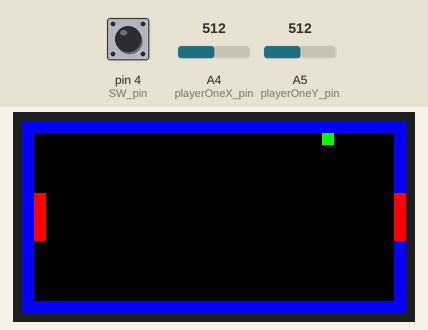
This sketch was run on a simulated Arduino Mega 2560, built with avr-gcc and run on an emulated ATmega2560. Parts: 64×32 colour display. Inputs (shaded band) come from the test bench; at power-on: A5 (playerOneY_pin) = 512, pin 4 (SW_pin) HIGH, A4 (playerOneX_pin) = 512. Random numbers use the default seed unless the sketch sets one; what the sketch prints to the serial monitor is not drawn.

Above: at 1.07 s.
1.3 s: A5 (playerOneY_pin) set to 214
2.9 s: A5 (playerOneY_pin) set to 187
4.4 s: pin 4 (SW_pin) pulled LOW for 3.2 s
At 8.3 s:
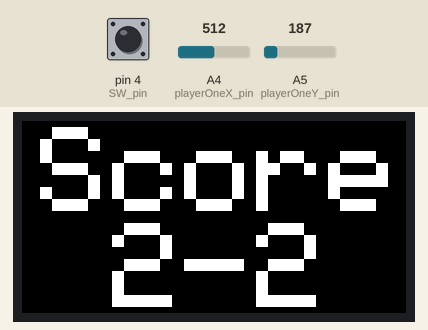
9.1 s: pin 4 (SW_pin) pulled LOW for 0.15 s
9.8 s: A5 (playerOneY_pin) set to 810
At 10.1 s:
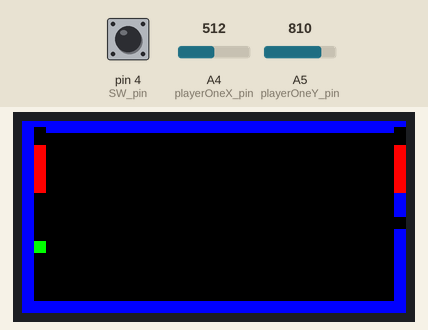

Measured:
- after the input at 2.9 s, every drawn part: stays the same
- after the input at 4.4 s, the display: first changes after 0.14 s (image 1 shows a later state)

The sketch:

Pong2.0.ino
```cpp
#include <RGBmatrixPanel.h>

#define CLK 11 // USE THIS ON ARDUINO MEGA
#define OE   9
#define LAT 10
#define A   A0
#define B   A1
#define C   A2
#define D   A3

const int SW_pin = 4; // digital pin connected to switch output
const int playerOneX_pin = A4; // analog pin connected to X output
const int playerOneY_pin = A5; // analog pin connected to playerOneY
const int playerTwoX_pin = A4;
const int playerTwoY_pin = A5;

long currentMillis;
long prevMillisBall = 0;
long prevMillisPaddle = 0;

bool pause = false;

int screenWidth = 64;
int screenHeight = 32;

int playerOneX = 0;
int playerOneY = 0;

int playerTwoX = 0;
int playerTwoY = 0;

int ballOldX = screenWidth/2;
int ballOldY = screenHeight/2;

int ballNewX;
int ballNewY;

int newPaddleOneY;
int newPaddleTwoY;

int ballWidth = 2;
int ballHeight = 2;

int paddleHeight = 8;
int paddleWidth = 2;

String ballDirectionX;
String ballDirectionY;
String winnerSide;

int paddleOneX = 2;
int paddleOneY = screenHeight/2-4;
int paddleTwoX = screenWidth-2;
int paddleTwoY = screenHeight/2-4;

int ballYspeed[] = {2, 4};
int currentBallYSpeed;

String joystickDirection;
int ballSpeed = 50;
int paddleSpeed = 10;

int ballTouches;

int scoreOne = 0;
int scoreTwo = 0;


RGBmatrixPanel matrix(A, B, C, D, CLK, LAT, OE, false, 64);

void setup() {

  pinMode(SW_pin, INPUT);
  digitalWrite(SW_pin, HIGH);
  Serial.begin(9600);
  matrix.begin();

  matrix.drawRect(0, 0, screenWidth, screenHeight, matrix.Color333(0, 0, 7));
  matrix.drawRect(1, 1, screenWidth-2, screenHeight-2, matrix.Color333(0, 0, 7));
  matrix.fillRect(paddleOneX, paddleOneY, paddleWidth, paddleHeight, matrix.Color333(7, 0, 0));
  matrix.fillRect(paddleTwoX, paddleTwoY, paddleWidth, paddleHeight, matrix.Color333(7, 0, 0));

  matrix.fillRect(ballOldX, ballOldY, ballWidth, ballHeight, matrix.Color333(0, 5, 0));

  ballDirectionX = "right";
  ballDirectionY = "down";
  // matrix.fillRect(ballOldX, ballOldY, ballWidth, ballHeight, matrix.Color333(0, 5, 0));

  millis();
}

void loop() {
  // put playerOneYour main code here, to run repeatedlplayerOneY:
  playerOneX = analogRead(playerOneX_pin);
  playerOneY = analogRead(playerOneY_pin);

  playerTwoX = analogRead(playerTwoX_pin);
  playerTwoY = analogRead(playerTwoY_pin);

  currentMillis = millis();
  if (currentMillis - prevMillisBall >= ballSpeed) {
    ballMovement();
    prevMillisBall = currentMillis;
  }
  if (currentMillis - prevMillisPaddle >= paddleSpeed) {
    paddleMovement();
    prevMillisPaddle = currentMillis;
  }
}

void ballMovement() {

  if (ballDirectionX.equals("left")) {

    if (ballNewX <= (paddleOneX + paddleWidth) && (ballNewY >= paddleOneY - 2) && (ballNewY < (paddleOneY + paddleHeight))) {
      ballDirectionX = "right";
      if (ballNewY == paddleOneY) {
        currentBallYSpeed = 0;
        ballDirectionY = "up";
      }
      else if (ballNewY == paddleOneY + 6) {
        currentBallYSpeed = 0;
        ballDirectionY = "down";
      }
      else if (ballNewY == paddleOneY + 2) {
        currentBallYSpeed = 0;
        ballDirectionY = "up";
      }
      else if (ballNewY == paddleOneY + 4) {
        currentBallYSpeed = 0;
        ballDirectionY = "down";
      }
      ballTouches++;
      if (ballTouches % 3 == 0) {
        if (ballSpeed > 15) {
          ballSpeed -= 5;
        }
      }
    }
    else if (ballNewX < paddleOneX + paddleWidth) {
      scoreTwo++;
      ballNewX = screenWidth/2;
      ballDirectionX = "center";
      winnerSide = "right";
      ballTouches = 0;
      ballSpeed = 50;
      pointScored();
    }
    else {
      if (ballNewY < 28 && ballDirectionY.equals("down")) {
        ballNewX = ballOldX - 2;
        ballNewY = ballOldY + ballYspeed[currentBallYSpeed];
        matrix.fillRect(ballNewX, ballNewY, ballWidth, ballHeight, matrix.Color333(0, 7, 0));
        matrix.fillRect(ballOldX, ballOldY, ballWidth, ballHeight, matrix.Color333(0, 0, 0));
        ballOldX = ballNewX;
        ballOldY = ballNewY;
      }
      else {
        ballDirectionY = "up";
      }

      if (ballNewY > 2 && ballDirectionY.equals("up")) {
        ballNewX = ballOldX - 2;
        ballNewY = ballOldY - ballYspeed[currentBallYSpeed];
        matrix.fillRect(ballNewX, ballNewY, ballWidth, ballHeight, matrix.Color333(0, 7, 0));
        matrix.fillRect(ballOldX, ballOldY, ballWidth, ballHeight, matrix.Color333(0, 0, 0));
        ballOldX = ballNewX;
        ballOldY = ballNewY;

      }
      else {
        ballDirectionY = "down";
      }
    }
  }

  else if (ballDirectionX.equals("right")) {

    if (ballNewX >= paddleTwoX - ballWidth && (ballNewY >= paddleTwoY) && (ballNewY < (paddleTwoY + paddleHeight))) {
      ballDirectionX = "left";
      ballTouches++;
      if (ballNewY == paddleOneY) {
        currentBallYSpeed = 0;
        ballDirectionY = "up";
      }
      else if (ballNewY == paddleOneY + 6) {
        currentBallYSpeed = 0;
        ballDirectionY = "down";
      }
      else if (ballNewY == paddleOneY + 2) {
        currentBallYSpeed = 0;
        ballDirectionY = "up";
      }
      else if (ballNewY == paddleOneY + 4) {
        currentBallYSpeed = 0;
        ballDirectionY = "down";
      }
      if (ballTouches % 3 == 0) {
        if (ballSpeed > 15) {
          ballSpeed -= 5;
        }
      }
    }
    else if (ballNewX > paddleTwoX - ballWidth) {
      scoreOne++;
      ballNewX = screenWidth/2;
      ballDirectionX = "center";
      winnerSide = "left";
      ballTouches = 0;
      ballSpeed = 50;
      pointScored();
    }

    else {
      if (ballNewY < screenHeight-4 && ballDirectionY.equals("down")) {
        ballNewX = ballOldX + ballYspeed[currentBallYSpeed];
        ballNewY = ballOldY + ballYspeed[currentBallYSpeed];
        matrix.fillRect(ballNewX, ballNewY, ballWidth, ballHeight, matrix.Color333(0, 7, 0));
        matrix.fillRect(ballOldX, ballOldY, ballWidth, ballHeight, matrix.Color333(0, 0, 0));
        ballOldX = ballNewX;
        ballOldY = ballNewY;
      }
      else {
        ballDirectionY = "up";
      }

      if (ballNewY > 2 && ballDirectionY.equals("up")) {
        ballNewX = ballOldX + ballYspeed[currentBallYSpeed];
        ballNewY = ballOldY - ballYspeed[currentBallYSpeed];
        matrix.fillRect(ballNewX, ballNewY, ballWidth, ballHeight, matrix.Color333(0, 7, 0));
        matrix.fillRect(ballOldX, ballOldY, ballWidth, ballHeight, matrix.Color333(0, 0, 0));
        ballOldX = ballNewX;
        ballOldY = ballNewY;
      }
      else {
        ballDirectionY = "down";
      }

    }
  }
  delay(ballSpeed);
}

void paddleMovement() {
  //  Serial.println(playerOneY);
  if (playerOneY < 200) {
    Serial.println("up");
    newPaddleOneY = paddleOneY - 1;
    if (newPaddleOneY > 0) {
      matrix.fillRect(paddleOneX, newPaddleOneY, paddleWidth, paddleHeight, matrix.Color333(7, 0, 0));
      matrix.fillRect(paddleOneX, (newPaddleOneY + paddleHeight), paddleWidth, (paddleOneY - newPaddleOneY), matrix.Color333(0, 0, 0));

      paddleOneY = newPaddleOneY;
    }
  }

  if (playerOneY > 800) {
    Serial.println("down");
    if (newPaddleOneY < (screenHeight-2 - paddleHeight)) {
      newPaddleOneY = paddleOneY + 1;
      matrix.fillRect(paddleOneX, newPaddleOneY, paddleWidth, paddleHeight, matrix.Color333(7, 0, 0));
      matrix.fillRect(paddleOneX, paddleOneY, paddleWidth, (newPaddleOneY - paddleOneY), matrix.Color333(0, 0, 0));
      paddleOneY = newPaddleOneY;
    }
  }

  if (playerTwoY < 200) {
    Serial.println("up");
    newPaddleTwoY = paddleTwoY - 1;
    if (newPaddleTwoY > 0) {
      matrix.fillRect(paddleTwoX, newPaddleTwoY, paddleWidth, paddleHeight, matrix.Color333(7, 0, 0));
      matrix.fillRect(paddleTwoX, (newPaddleTwoY + paddleHeight), paddleWidth, (paddleTwoY - newPaddleTwoY), matrix.Color333(0, 0, 0));

      paddleTwoY = newPaddleTwoY;
    }
  }

  if (playerTwoY > 800) {
    Serial.println("down");
    if (newPaddleTwoY < (screenHeight-2 - paddleHeight)) {
      newPaddleTwoY = paddleTwoY + 1;
      matrix.fillRect(paddleTwoX, newPaddleTwoY, paddleWidth, paddleHeight, matrix.Color333(7, 0, 0));
      matrix.fillRect(paddleTwoX, paddleTwoY, paddleWidth, (newPaddleTwoY - paddleTwoY), matrix.Color333(0, 0, 0));
      paddleTwoY = newPaddleTwoY;
    }
  }
}

void pointScored() {
  if (scoreOne == 5 || scoreTwo == 5) {

  }
  matrix.fillRect(0, 0, screenWidth, screenHeight, matrix.Color333(0, 0, 0));
  matrix.setTextSize(2);
  matrix.setCursor(3, 1);
  matrix.print("Score");
  if (scoreOne >= 10 && scoreTwo >= 10) {
    matrix.setCursor(4, 17);
  }
  else if (scoreOne >= 10 || scoreTwo >= 10) {
    matrix.setCursor(9, 17);
  }
  else {
    matrix.setCursor(15, 17);
  }
  matrix.print(scoreOne);
  matrix.print("-");
  matrix.print(scoreTwo);

  while (digitalRead(SW_pin) == HIGH) {
  }
  matrix.fillRect(0, 0, screenWidth, screenHeight, matrix.Color333(0, 0, 0));
  matrix.drawRect(0, 0, screenWidth, screenHeight, matrix.Color333(0, 0, 7));
  matrix.drawRect(1, 1, screenWidth-2, screenHeight-2, matrix.Color333(0, 0, 7));
  matrix.fillRect(paddleOneX, paddleOneY, paddleWidth, paddleHeight, matrix.Color333(7, 0, 0));
  matrix.fillRect(paddleTwoX, paddleTwoY, paddleWidth, paddleHeight, matrix.Color333(7, 0, 0));
  int r = 1;
  while (r % 2 != 0) {
    r = random(4, 26);
    Serial.println(r);
  }
  ballNewY = r;
  matrix.fillRect(ballNewX, ballNewY, ballWidth, ballHeight, matrix.Color333(0, 7, 0));
  matrix.fillRect(ballOldX, ballOldY, ballWidth, ballHeight, matrix.Color333(0, 0, 0));
  ballOldX = ballNewX;
  ballOldY = ballNewY;
  Serial.println("go");
  if (ballDirectionX.equals("center")) {
    ballDirectionX = winnerSide;
    winnerSide = "";
  }
}
```
